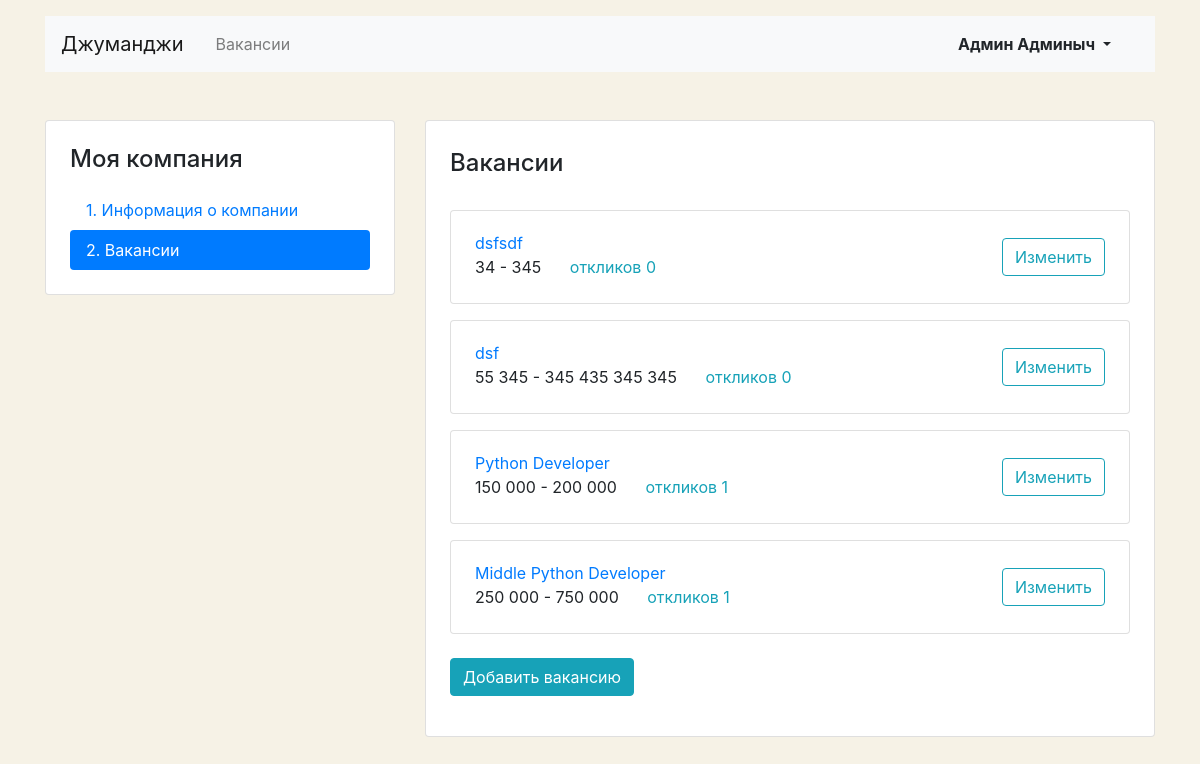
/mycompany/vacancies/ (signed in), run on an earlier commit of the app's database.
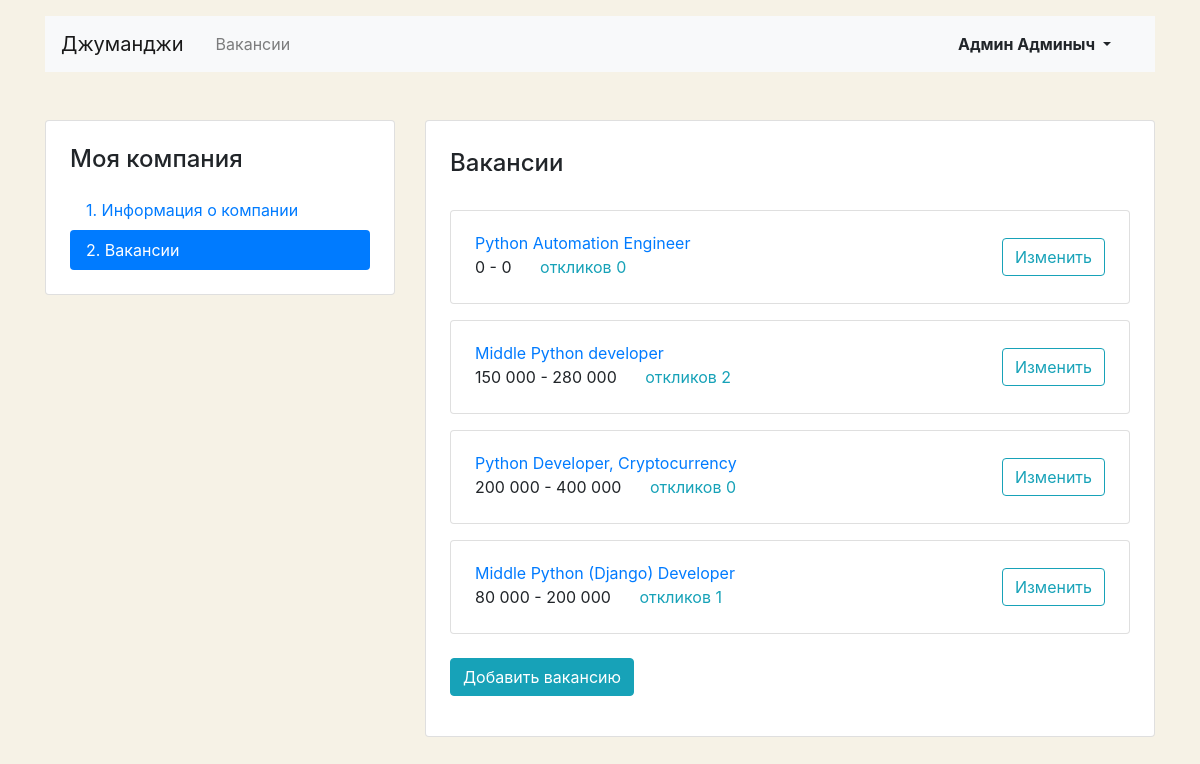
And on a later commit of the database.
### catalog/models.py (models this page shows)
class Vacancy(models.Model):
    title = models.CharField(max_length=255, verbose_name='Название вакансии')
    specialty = models.ForeignKey(
        'Specialty',
        related_name='vacancies',
        on_delete=models.CASCADE,
        verbose_name='Специализация',
    )
    company = models.ForeignKey(
        'Company',
        related_name='vacancies',
        on_delete=models.CASCADE,
        verbose_name='Компания',
    )
    skills = models.TextField(verbose_name='Навыки')
    description = models.TextField(verbose_name='Текст')
    salary_min = models.PositiveIntegerField(verbose_name='Зарплата от')
    salary_max = models.PositiveIntegerField(verbose_name='Зарплата до')
    published_at = models.DateTimeField(verbose_name='Опубликовано')
    class Meta:
        verbose_name = 'вакансию'
        verbose_name_plural = 'вакансии'
        ordering = ('-published_at',)
    def __str__(self):
        return self.title

### catalog/views.py (the view)
# urls.py: path('mycompany/vacancies/', views.MyCompanyVacancyList.as_view(), name='mycompany_vacancies_list'),
class MyCompanyVacancyList(LoginRequiredMixin, ListView):
    model = Vacancy
    template_name = 'catalog/employer/mycompany_vacancies_list.html'
    context_object_name = 'vacancies'
    def get_queryset(self):
        return (
                Vacancy.objects.filter(company__owner=self.request.user)
                .annotate(applications_count=Count('applications'))
                .select_related('specialty', 'company')
                .order_by('-published_at')
        )
    def get_context_data(self, *, object_list=None, **kwargs):
        context = super().get_context_data(**kwargs)
        try:
            company = self.request.user.company
        except User.company.RelatedObjectDoesNotExist:
            company = None
        context.update({'company': company, 'page': 'vacancies'})
        return context

### catalog/templates/catalog/employer/mycompany_vacancies_list.html (shortened to what this page needs)
{% extends 'base.html' %}
{% load humanize %}
{% block content %}
  <main class="container mt-3 pb-5">
    <div class="row mt-5">
      {% include 'catalog/employer/includes/mycompany_sidebar.html' %}
      <div class="col-12 col-lg-8">
        <div class="card">
          <div class="card-body px-4 pb-4">
            <section class="tab-pane fade show active">
              <h2 class="h4 pt-2 pb-3">Вакансии</h2>
              {% for vacancy in vacancies %}
                <div class="card mt-3">
                  <div class="card-body px-4">
                    <div class="row align-items-center">
                      <div class="col-6 col-lg-8">
                        <a href="{% url 'vacancy_detail' vacancy.id %}" class="mb-1">{{vacancy}}</a>
                        <p class="mb-1">
                          <span class="mr-4">
                            {{vacancy.salary_min|intcomma}} - {{vacancy.salary_max|intcomma}}
                          </span>
                          <a href="{% url 'mycompany_vacancy_update' vacancy.id %}#applications" class="text-info">
                            откликов {{vacancy.applications_count}}
                          </a>
                        </p>
                      </div>
                      <div class="col-6 col-lg-4 text-right">
                        <a href="{% url 'mycompany_vacancy_update' vacancy.id %}" class="btn btn-outline-info">Изменить</a>
                      </div>
                    </div>
                  </div>
                </div>
              {% endfor %}
            </section>
            <br>
            {% if company %}
              <div class="form-group">
                <a href="{% url 'mycompany_vacancy_create' %}" class="btn btn-info">Добавить вакансию</a>
              </div>
            {% endif %}
          </div>
        </div>
      </div>
    </div>
  </main>
{% endblock %}

### templates/base.html (shortened to what this page needs)
<!DOCTYPE html>
<html lang="ru">
<head>
  <link rel="stylesheet" href="https://stackpath.bootstrapcdn.com/bootstrap/4.3.1/css/bootstrap.min.css">
</head>
<body>
  <header class="container mt-3">
    <nav class="navbar navbar-expand-lg navbar-light bg-light">
      <a class="navbar-brand mr-4" href="{% url 'index' %}">Джуманджи</a>
      <div class="collapse navbar-collapse justify-content-between" id="navbarNav">
        <ul class="navbar-nav col-10">
          <li class="nav-item{% if vacancies_category == 'Все вакансии' %} active{% endif %}">
            <a class="nav-link" href="{% url 'vacancies_list' %}">Вакансии</a>
          </li>
        </ul>
        <ul class="navbar-nav col-2 justify-content-end">
          <li class="nav-item active">
            {% if not user.is_authenticated %}
              <a href="{% url 'login' %}" class="nav-link font-weight-bold">Вход</a>
            {% else %}
              <div class="btn-group">
                <button type="button" class="btn dropdown-toggle font-weight-bold" data-toggle="dropdown" aria-haspopup="true" aria-expanded="false">
                  {{user.first_name}} {{user.last_name}}
                </button>
              </div>
            {% endif %}
          </li>
        </ul>
      </div>
    </nav>
  </header>
  {% block content %}{% endblock %}
</body>
</html>

### catalog/templates/catalog/employer/includes/mycompany_sidebar.html
<div class="col-12 col-lg-4">
  <aside class="pt-3 pb-4 px-4 mb-5 card">
    <h1 class="h4 pt-2 pb-2">Моя компания</h1>
    <div class="nav flex-column nav-pills">
      <a class="nav-link {% if page == 'company' %}active{% endif %}" href="{% url 'mycompany_update' %}">
        1. Информация о&nbsp;компании
      </a>
      <a class="nav-link {% if page == 'vacancies' %}active{% endif %}" href="{% url 'mycompany_vacancies_list' %}">
        2. Вакансии
      </a>
    </div>
  </aside>
</div>

### catalog/templates/catalog/employer/mycompany_vacancies_list.html (style rules this page uses)
body { background-color: #F6F2E6; }

What changed in the data, as far as the page shows it:
removed Vacancy: title "dsfsdf", salary_min "34", salary_max "345", applications_count "0"
removed Vacancy: title "dsf", salary_min "55 345", salary_max "345 435 345 345", applications_count "0"
removed Vacancy: title "Python Developer", salary_min "150 000", salary_max "200 000", applications_count "1"
removed Vacancy: title "Middle Python Developer", salary_min "250 000", salary_max "750 000", applications_count "1"
added Vacancy: title "Python Automation Engineer", salary_min "0", salary_max "0", applications_count "0"
added Vacancy: title "Middle Python developer", salary_min "150 000", salary_max "280 000", applications_count "2"
added Vacancy: title "Python Developer, Cryptocurrency", salary_min "200 000", salary_max "400 000", applications_count "0"
added Vacancy: title "Middle Python (Django) Developer", salary_min "80 000", salary_max "200 000", applications_count "1"
